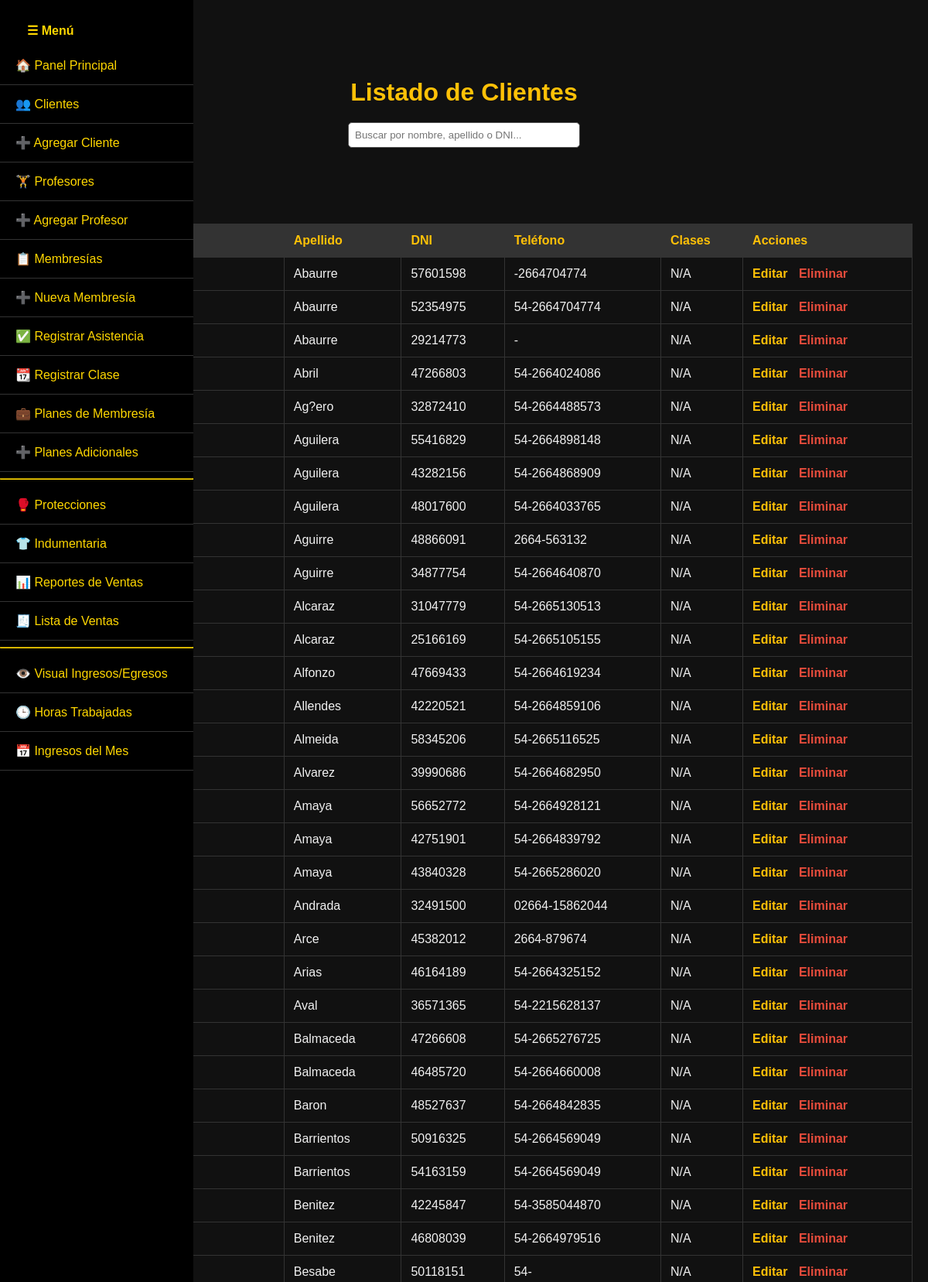
The page /clientes.php (upper part) on the database its author committed.
### tables this page shows
CREATE TABLE `clientes` (
  `id` int(11) NOT NULL,
  `nombre` varchar(100) NOT NULL,
  `apellido` varchar(100) NOT NULL,
  `dni` varchar(20) NOT NULL,
  `telefono` varchar(20) DEFAULT NULL,
  `correo` varchar(100) DEFAULT NULL,
  `fecha_nacimiento` date DEFAULT NULL,
  `fecha_ingreso` date DEFAULT NULL,
  `email` varchar(100) DEFAULT NULL,
  `rfid_uid` varchar(100) DEFAULT NULL,
  `tarjeta_rfid` varchar(50) DEFAULT NULL,
  `estado` varchar(20) NOT NULL DEFAULT 'Activo',
  `fecha_vencimiento` date DEFAULT NULL,
  `dias_restantes` int(11) DEFAULT 0,
  `dias_disponibles` int(11) DEFAULT 0
);

### clientes.php (the view, shortened to what this page needs)
<?php include 'menu.php'; ?>
<!DOCTYPE html>
<html lang="es">
<head>
</head>
<body>
<div class="container">
  <h1>Listado de Clientes</h1>
  <div class="search-box">
    <input type="text" id="buscador" placeholder="Buscar por nombre, apellido o DNI..." onkeyup="buscarCliente()">
  </div>
  <a class="btn" href="agregar_cliente.php">Agregar Nuevo Cliente</a>
  <?php
  $conexion = new mysqli("localhost", "root", "", "gymfight");
  $sql = "SELECT * FROM clientes ORDER BY apellido, nombre";
  $resultado = $conexion->query($sql);
  if ($resultado->num_rows > 0) {
    echo "<table>";
    echo "<tr><th>Nombre</th><th>Apellido</th><th>DNI</th><th>Teléfono</th><th>Clases</th><th>Acciones</th></tr>";
    while($fila = $resultado->fetch_assoc()) {
      echo "<tr class='fila-cliente'>";
      echo "<td>" . htmlspecialchars($fila["nombre"]) . "</td>";
      echo "<td>" . htmlspecialchars($fila["apellido"]) . "</td>";
      echo "<td>" . htmlspecialchars($fila["dni"]) . "</td>";
      echo "<td>" . htmlspecialchars($fila["telefono"]) . "</td>";
      echo "<td>" . (isset($fila["clases_disponibles"]) ? $fila["clases_disponibles"] : "N/A") . "</td>";
      echo "<td class='acciones'>
              <a class='editar' href='editar_cliente.php?id=" . $fila["id"] . "'>Editar</a>
              <a class='eliminar' href='clientes.php?eliminar=" . $fila["id"] . "' onclick=\"return confirm('¿Seguro que deseas eliminar este cliente?')\">Eliminar</a>
            </td>";
      echo "</tr>";
    }
    echo "</table>";
  } else {
    echo "<p>No hay clientes registrados.</p>";
  }
  ?>
</div>
</body>
</html>

### menu.php (style rules this page uses)
body { margin: 0; padding: 0; }

### clientes.php (style rules this page uses)
body { font-family: Arial, sans-serif; background-color: #111; color: #f1f1f1; margin: 0; padding-top: 60px; }
.container { max-width: 1200px; margin: auto; padding: 20px; }
h1 { color: #ffc107; text-align: center; margin-bottom: 20px; }
.btn { background-color: #ffc107; color: #111; padding: 10px 18px; border: none; border-radius: 5px; font-weight: bold; cursor: pointer; text-decoration: none; margin-bottom: 20px; display: inline-block; }
table { width: 100%; border-collapse: collapse; margin-top: 20px; }
th, td { padding: 12px; border: 1px solid #333; text-align: left; }
th { background-color: #333; color: #ffc107; }
.search-box { margin-bottom: 20px; text-align: center; }
.search-box input { padding: 8px; border-radius: 5px; border: 1px solid #555; width: 300px; }
.acciones a { margin-right: 10px; text-decoration: none; font-weight: bold; }
.acciones .editar { color: #ffc107; }
.acciones .eliminar { color: #e74c3c; }

### rows shown on the page
clientes: apellido "Abaurre", dni "57601598", telefono "-2664704774"
clientes: apellido "Abaurre", dni "52354975", telefono "54-2664704774"
clientes: apellido "Abaurre", dni "29214773", telefono "-"
clientes: apellido "Abril", dni "47266803", telefono "54-2664024086"
clientes: apellido "Ag?ero", dni "32872410", telefono "54-2664488573"
clientes: apellido "Aguilera", dni "55416829", telefono "54-2664898148"
clientes: apellido "Aguilera", dni "43282156", telefono "54-2664868909"
clientes: apellido "Aguilera", dni "48017600", telefono "54-2664033765"
clientes: apellido "Aguirre", dni "48866091", telefono "2664-563132"
clientes: apellido "Aguirre", dni "34877754", telefono "54-2664640870"
clientes: apellido "Alcaraz", dni "31047779", telefono "54-2665130513"
clientes: apellido "Alcaraz", dni "25166169", telefono "54-2665105155"
clientes: apellido "Alfonzo", dni "47669433", telefono "54-2664619234"
clientes: apellido "Allendes", dni "42220521", telefono "54-2664859106"
clientes: apellido "Almeida", dni "58345206", telefono "54-2665116525"
clientes: apellido "Alvarez", dni "39990686", telefono "54-2664682950"
clientes: apellido "Amaya", dni "56652772", telefono "54-2664928121"
clientes: apellido "Amaya", dni "42751901", telefono "54-2664839792"
clientes: apellido "Amaya", dni "43840328", telefono "54-2665286020"
clientes: apellido "Andrada", dni "32491500", telefono "02664-15862044"
clientes: apellido "Arce", dni "45382012", telefono "2664-879674"
clientes: apellido "Arias", dni "46164189", telefono "54-2664325152"
clientes: apellido "Aval", dni "36571365", telefono "54-2215628137"
clientes: apellido "Balmaceda", dni "47266608", telefono "54-2665276725"
clientes: apellido "Balmaceda", dni "46485720", telefono "54-2664660008"
clientes: apellido "Baron", dni "48527637", telefono "54-2664842835"
clientes: apellido "Barrientos", dni "50916325", telefono "54-2664569049"
clientes: apellido "Barrientos", dni "54163159", telefono "54-2664569049"
clientes: apellido "Benitez", dni "42245847", telefono "54-3585044870"
clientes: apellido "Benitez", dni "46808039", telefono "54-2664979516"
clientes: apellido "Besabe", dni "50118151", telefono "54-"
